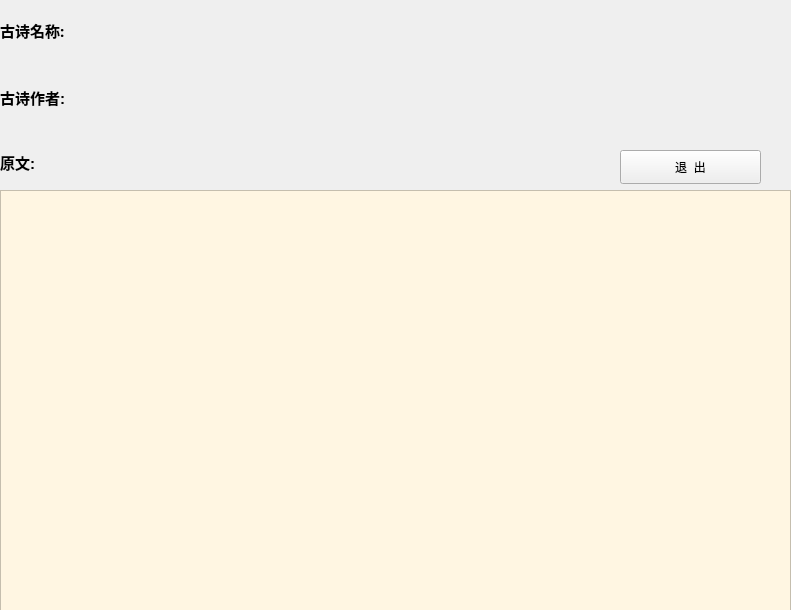
<?xml version="1.0" encoding="UTF-8"?>
<ui version="4.0">
 <class>ViewPoem</class>
 <widget class="QMainWindow" name="ViewPoem">
  <property name="geometry">
   <rect>
    <x>0</x>
    <y>0</y>
    <width>791</width>
    <height>610</height>
   </rect>
  </property>
  <property name="minimumSize">
   <size>
    <width>791</width>
    <height>610</height>
   </size>
  </property>
  <property name="maximumSize">
   <size>
    <width>791</width>
    <height>610</height>
   </size>
  </property>
  <property name="windowTitle">
   <string>浏览古诗 - PoemStudio</string>
  </property>
  <property name="windowIcon">
   <iconset>
    <normaloff>../photos/z.jpg</normaloff>../photos/z.jpg</iconset>
  </property>
  <widget class="QWidget" name="centralwidget">
   <widget class="QWidget" name="verticalLayoutWidget">
    <property name="geometry">
     <rect>
      <x>0</x>
      <y>0</y>
      <width>791</width>
      <height>191</height>
     </rect>
    </property>
    <layout class="QVBoxLayout" name="verticalLayout">
     <item>
      <widget class="QLabel" name="l_title">
       <property name="font">
        <font>
         <family>Microsoft Yi Baiti</family>
         <pointsize>9</pointsize>
         <weight>50</weight>
         <italic>false</italic>
         <bold>false</bold>
        </font>
       </property>
       <property name="styleSheet">
        <string notr="true">font: 9pt &quot;Microsoft Yi Baiti&quot;;</string>
       </property>
       <property name="text">
        <string>&lt;html&gt;&lt;head/&gt;&lt;body&gt;&lt;p&gt;&lt;span style=&quot; font-size:11pt; font-weight:600;&quot;&gt;古诗名称:&lt;/span&gt;&lt;/p&gt;&lt;/body&gt;&lt;/html&gt;</string>
       </property>
      </widget>
     </item>
     <item>
      <widget class="QLabel" name="l_author">
       <property name="minimumSize">
        <size>
         <width>789</width>
         <height>57</height>
        </size>
       </property>
       <property name="styleSheet">
        <string notr="true">font: 9pt &quot;Microsoft Yi Baiti&quot;;</string>
       </property>
       <property name="text">
        <string>&lt;html&gt;&lt;head/&gt;&lt;body&gt;&lt;p&gt;&lt;span style=&quot; font-size:11pt; font-weight:600;&quot;&gt;古诗作者:&lt;/span&gt;&lt;/p&gt;&lt;/body&gt;&lt;/html&gt;</string>
       </property>
      </widget>
     </item>
     <item>
      <widget class="QLabel" name="ll">
       <property name="maximumSize">
        <size>
         <width>789</width>
         <height>57</height>
        </size>
       </property>
       <property name="styleSheet">
        <string notr="true">font: 9pt &quot;Microsoft Yi Baiti&quot;;</string>
       </property>
       <property name="text">
        <string>&lt;html&gt;&lt;head/&gt;&lt;body&gt;&lt;p&gt;&lt;span style=&quot; font-size:11pt; font-weight:600;&quot;&gt;原文:&lt;/span&gt;&lt;/p&gt;&lt;/body&gt;&lt;/html&gt;</string>
       </property>
      </widget>
     </item>
    </layout>
   </widget>
   <widget class="QTextEdit" name="Show">
    <property name="geometry">
     <rect>
      <x>0</x>
      <y>190</y>
      <width>791</width>
      <height>421</height>
     </rect>
    </property>
    <property name="styleSheet">
     <string notr="true">font: 25 9pt &quot;Microsoft YaHei UI Light&quot;;
background-color: rgb(255, 246, 226);</string>
    </property>
    <property name="readOnly">
     <bool>true</bool>
    </property>
    <property name="overwriteMode">
     <bool>true</bool>
    </property>
   </widget>
   <widget class="QPushButton" name="pushButton">
    <property name="geometry">
     <rect>
      <x>620</x>
      <y>150</y>
      <width>141</width>
      <height>34</height>
     </rect>
    </property>
    <property name="toolTip">
     <string>&lt;html&gt;&lt;head/&gt;&lt;body&gt;&lt;p&gt;退出浏览古诗&lt;/p&gt;&lt;/body&gt;&lt;/html&gt;</string>
    </property>
    <property name="styleSheet">
     <string notr="true">font: 9pt &quot;Microsoft Yi Baiti&quot;;</string>
    </property>
    <property name="text">
     <string>退  出</string>
    </property>
    <property name="shortcut">
     <string>Ctrl+Q</string>
    </property>
   </widget>
  </widget>
 </widget>
 <resources/>
 <connections>
  <connection>
   <sender>pushButton</sender>
   <signal>clicked()</signal>
   <receiver>ViewPoem</receiver>
   <slot>close()</slot>
   <hints>
    <hint type="sourcelabel">
     <x>690</x>
     <y>166</y>
    </hint>
    <hint type="destinationlabel">
     <x>395</x>
     <y>304</y>
    </hint>
   </hints>
  </connection>
 </connections>
</ui>
